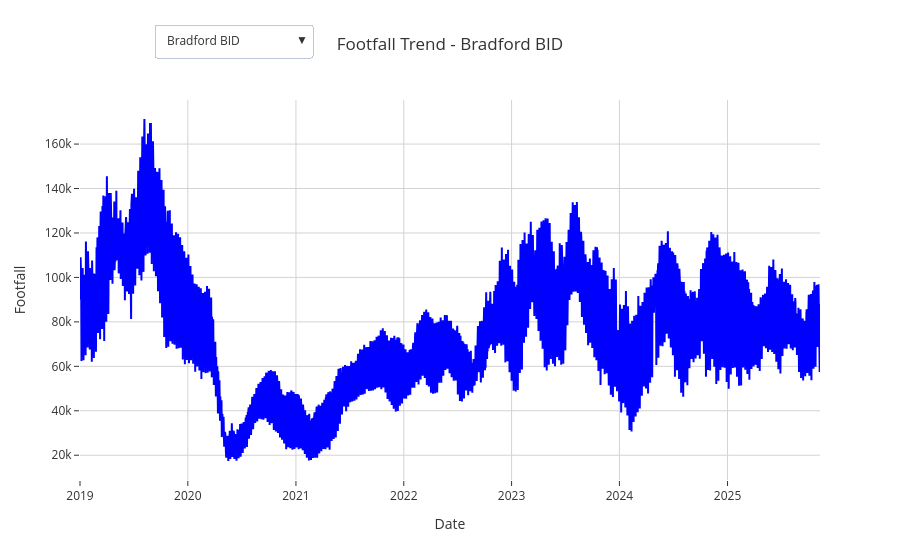

The cell this chart's notebook holds for it:
### Markdown cell above
Explore footfall time series (interactive plot which can be re-used in future dashboards)

### Code cell
#Plot interactive line graph of footfall throughout time,
#with button to select area of interest
# with hover option to check exact daily footfall count

import plotly.graph_objects as go

#Isolate regions and 
regions = footfall['centre_name'].unique()

#Create initial figure
fig_BradFF = go.Figure()
buttons = []
trace_count = 0

#Loop through each region
for i, region in enumerate(regions):
    df_region = footfall[footfall['centre_name'] == region].sort_values('datestamp')
    
    #Add traces for this variable
    fig_BradFF.add_scatter(
            x= df_region['datestamp'],
            y= df_region['estimated_actual_footfall_rolling'],
            mode='lines',
            name= region,
            line= dict(color='blue', width=2, dash='solid'),
            visible= (i==0), #only first is visible initially
            hovertemplate= '📅 %{x|%Y-%m-%d}<br> 👣Footfall: %{y:.1f}'
    )
    
    trace_count += 1

#Add buttons for dropdown menu
for i, region in enumerate(regions):
    visible_array = [False] * trace_count
    visible_array[i] = True
    buttons.append(dict(
        label=region,
        method='update',
        args=[{'visible': visible_array},
            {'title': f'Footfall Trend - {region}'}]
    ))

#Add dropdown and choose layout
fig_BradFF.update_layout(
    title= f'Footfall Trend - {regions[0]}',
    xaxis = dict(
        title= 'Date',
        showgrid= True,
        gridcolor='lightgrey',
        zeroline= False
    ),
    yaxis= dict(
        title='Footfall',
        showgrid= True,
        gridcolor='lightgrey',
        zeroline= False
    ),
    template= 'ggplot2',
    plot_bgcolor='rgba(0,0,0,0)',
    paper_bgcolor='rgba(0,0,0,0)',
    updatemenus=[dict(
        active=0,
        buttons=buttons,
        x= 0.1,
        y=1.2,
        xanchor= 'left',
        yanchor= 'top',
        direction='down',
        showactive= True
    )],
)

fig_BradFF.show()

### Figure 1 — Plotly figure (JSON) as saved in the notebook; plotly's stock layout.template omitted (floating-point values rounded to 4 significant figures; data arrays with more than 128 entries replaced by an {"elided": "..."} marker saying what was removed)
{"data": [{"hovertemplate": "📅 %{x|%Y-%m-%d}<br> 👣Footfall: %{y:.1f}", "line": {"color": "blue", "dash": "solid", "width": 2}, "mode": "lines", "name": "Bradford BID", "type": "scatter", "visible": true, "x": {"elided": "2497 str values"}, "y": {"elided": "2497 int values"}}, {"hovertemplate": "📅 %{x|%Y-%m-%d}<br> 👣Footfall: %{y:.1f}", "line": {"color": "blue", "dash": "solid", "width": 2}, "mode": "lines", "name": "Met Office - Bradford", "type": "scatter", "visible": false, "x": {"elided": "2470 str values"}, "y": {"elided": "2470 int values"}}], "layout": {"paper_bgcolor": "rgba(0,0,0,0)", "plot_bgcolor": "rgba(0,0,0,0)", "title": {"text": "Footfall Trend - Bradford BID"}, "updatemenus": [{"active": 0, "buttons": [{"args": [{"visible": [true, false]}, {"title": "Footfall Trend - Bradford BID"}], "label": "Bradford BID", "method": "update"}, {"args": [{"visible": [false, true]}, {"title": "Footfall Trend - Met Office - Bradford"}], "label": "Met Office - Bradford", "method": "update"}], "direction": "down", "showactive": true, "x": 0.1, "xanchor": "left", "y": 1.2, "yanchor": "top"}], "xaxis": {"gridcolor": "lightgrey", "showgrid": true, "title": {"text": "Date"}, "zeroline": false}, "yaxis": {"gridcolor": "lightgrey", "showgrid": true, "title": {"text": "Footfall"}, "zeroline": false}}}
